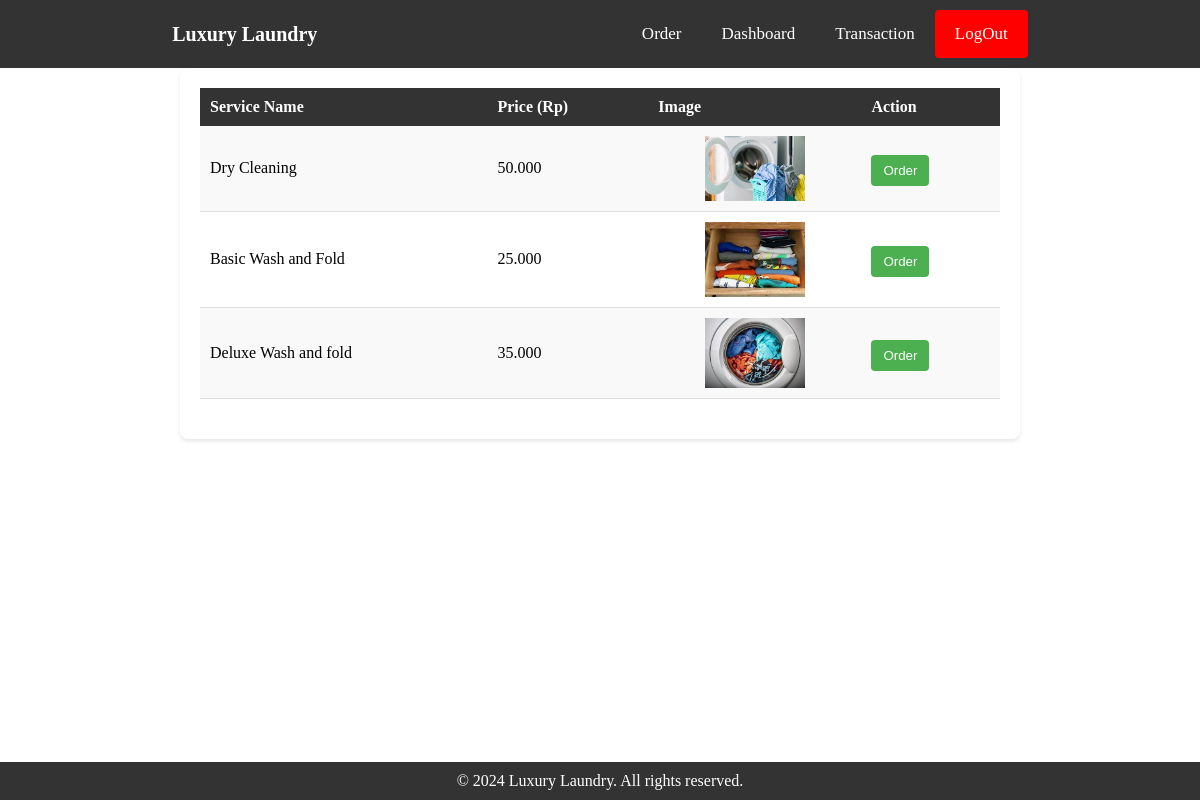
/service.php (signed in), run on the app's committed database.
### tables this page shows
CREATE TABLE `layanan` (
  `id_layanan` int(30) NOT NULL,
  `nama_layanan` varchar(30) NOT NULL,
  `harga` varchar(20) NOT NULL,
  `gambar` varchar(30) NOT NULL
);

### service.php (the view, shortened to what this page needs)
<?php
include("connectdb.php");
$user=$_SESSION['nama'];
?>
<!DOCTYPE html>
<html lang="en">
<head>
    <link href="home.css" rel="stylesheet">
</head>
<body>
<div class="topnav">
    <div class="isi">
        <div class="title">
            <a href="#">Luxury Laundry</a>
        </div>
        <div class="list">
            <a href="service.php">Order</a>
            <a href="homepage.php">Dashboard</a>
            <?php
            if ($_SESSION['nama']!='admin'){?>
            <a href="transaksi.php">Transaction</a>
            <?php
        }?>
            <a href="logout.php">LogOut</a>
        </div>
    </div>
</div>
<div class="content">
    <table>
        <thead>
            <tr>
                <th>Service Name</th>
                <th>Price (Rp)</th>
                <th>Image</th>
                <th>Action</th>
            </tr>
        </thead>
        <tbody>
            <?php
            $msql = "SELECT * FROM layanan";
            $result = mysqli_query($connect, $msql);
            if ($result && mysqli_num_rows($result) > 0) {
                while ($row = mysqli_fetch_assoc($result)) { ?>
                    <tr>
                        <td><?= htmlspecialchars($row['nama_layanan']) ?></td>
                        <td><?= number_format($row['harga'], 0, ',', '.') ?></td>
                        <td><img src="<?= htmlspecialchars($row['gambar']) ?>" alt="<?= htmlspecialchars($row['nama_layanan']) ?>"></td>
                        <td><?php if($user=='admin'){?>
                             <form action="delete_service.php" method="post">
                             <input type="hidden" name="id_layanan" value="<?= $row['id_layanan'] ?>">
                             <button type="submit" onclick="return confirm('Are you sure you want to delete this service?')">Delete</button>
                         </form>
                         <form action="update_service.php" method="post">
                        <input type="hidden" name="id_layanan" value="<?= $row['id_layanan'] ?>">
                        <button type="submit" class="update-button">Update</button>
</form>
<?php
}?>
                            <form action="order.php" method="post">
                                <button type="submit" class="order-button">Order</button>
                            </form>
                        </td>
                    </tr>
                <?php }
            } else {
                echo "<tr><td colspan='4'>No services available.</td></tr>";
            }
            ?>
        </tbody>
    </table>
</div>
        <footer class="footer">
            <p>&copy; 2024 Luxury Laundry. All rights reserved.</p>
        </footer>
</body>
</html>

### home.css (style rules this page uses)
* { margin: auto; }
body { margin: auto; }
.topnav { background-color: #333; overflow: hidden; padding: 10px 0; }
.topnav .isi { display: flex; justify-content: space-between; align-items: center; padding: 0 20px; }
.topnav .isi .title { font-size: 20px; color: white; }
.topnav .isi .title a { color: white; text-decoration: none; font-weight: bold; }
.topnav .isi .list { display: flex; }
.topnav .isi .list a { color: white; text-align: center; padding: 14px 20px; text-decoration: none; font-size: 17px; transition: background-color 0.3s, color 0.3s; }
.topnav .isi .list a[href="logout.php"] { background-color: red; color: white; border-radius: 4px; }
.footer { text-align: center; padding: 20px 0; background-color: #333; color: white; }
table { width: 100%; border-collapse: collapse; margin-bottom: 20px; }
th { background-color: #333; color: white; padding: 10px; text-align: left; }
td { padding: 10px; border-bottom: 1px solid #ddd; }
tr:nth-child(odd) { background-color: #f9f9f9; }
td img { max-width: 100px; height: auto; display: block; margin: 0 auto; }
.content { max-width: 800px; margin: 0 auto; padding: 20px; background-color: #fff; border-radius: 8px; box-shadow: 0 2px 4px rgba(0, 0, 0, 0.1); }
button { background-color: #ff4d4d; color: #fff; border: none; padding: 8px 12px; cursor: pointer; border-radius: 4px; transition: background-color 0.3s; }
.order-button { display: inline-block; background-color: #4CAF50; color: white; padding: 8px 12px; text-decoration: none; border-radius: 4px; transition: background-color 0.3s; border: none; margin-top: 5px; }
.footer { position: fixed; bottom: 0; left: 0; width: 100%; background-color: #333; color: #fff; text-align: center; padding: 10px 0; }

### data on the page
layanan: nama_layanan "Dry Cleaning", harga "50.000", gambar (picture)
layanan: nama_layanan "Basic Wash and Fold", harga "25.000", gambar (picture)
layanan: nama_layanan "Deluxe Wash and fold", harga "35.000", gambar (picture)
